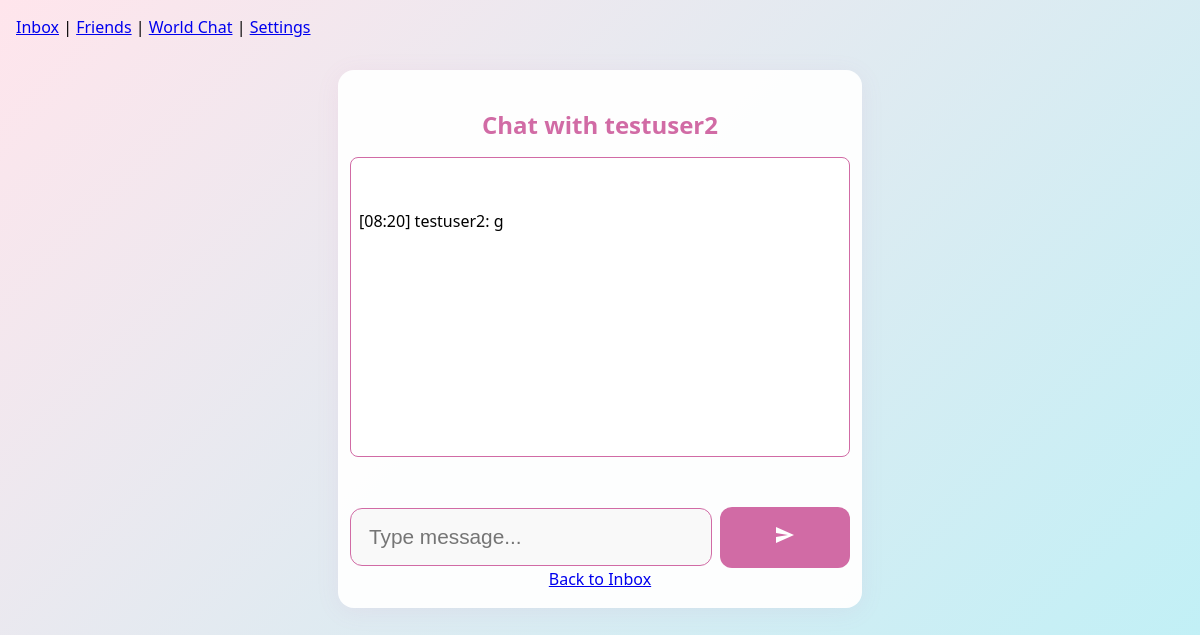
/dm/testuser2 (signed in), run on an earlier commit of the app's database.
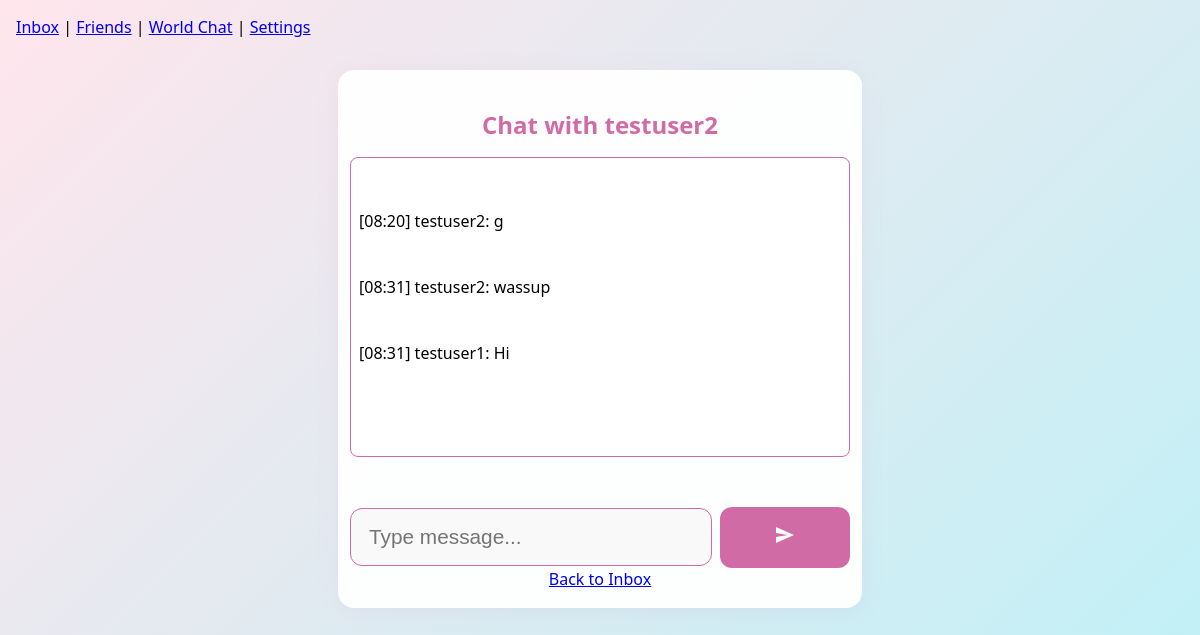
And on a later commit of the database.
### tables this page shows
CREATE TABLE dm_messages (
            id INTEGER PRIMARY KEY AUTOINCREMENT,
            room_id TEXT NOT NULL,
            username TEXT NOT NULL,
            msg TEXT NOT NULL,
            timestamp TEXT NOT NULL
        );

### app.py (the view)
@app.route('/dm/<friend_username>')
def dm(friend_username):
    if 'username' not in session:
        return redirect(url_for('login'))
    username = session['username']
    conn = get_db_connection()
    user = conn.execute('SELECT id FROM users WHERE username = ?', (username,)).fetchone()
    friend = conn.execute('SELECT id FROM users WHERE username = ?', (friend_username,)).fetchone()
    is_friend = False
    if user and friend:
        is_friend = conn.execute(
            'SELECT 1 FROM friends WHERE user_id = ? AND friend_id = ?', (user['id'], friend['id'])
        ).fetchone() is not None
    room_id = "_".join(sorted([username, friend_username]))
    messages = conn.execute(
        'SELECT username, msg, timestamp FROM dm_messages WHERE room_id = ? ORDER BY id ASC LIMIT 50', (room_id,)
    ).fetchall()
    conn.close()
    if not is_friend:
        return "Not friends!", 403
    return render_template('chat_dm.html', username=username, friend_username=friend_username, room_id=room_id, messages=messages)

### app.py (called while the page is built)
def get_db_connection():
    conn = sqlite3.connect('chat.db')
    conn.row_factory = sqlite3.Row
    return conn

### templates/chat_dm.html (shortened to what this page needs)
<!DOCTYPE html>
<html>
<head>
  <link rel="stylesheet" href="{{ url_for('static', filename='style.css') }}">
</head>
<body>
  {% include 'navbar.html' %}
  <div class="chat-container">
    <h2 style="text-align:right; color:#d16ba5;">Chat with {{ friend_username }}</h2>
    <div id="dm-box">
      {% for m in messages %}
        <div>[{{ m['timestamp'] }}] {{ m['username'] }}: {{ m['msg'] }}</div>
      {% endfor %}
    </div>
    <form id="dm-form">
      <input id="dm-input" placeholder="Type message..." required>
      <button type="submit" aria-label="Send">
        <svg width="24" height="24" viewBox="0 0 24 24" fill="none">
          <path d="M3 20L21 12L3 4V10L15 12L3 14V20Z" fill="currentColor"/>
        </svg>
      </button>
    </form>
    <a href="/inbox">Back to Inbox</a>
  </div>
</body>
</html>

### templates/navbar.html
<nav style="margin-bottom: 12px;">
  <a href="/inbox">Inbox</a> |
  <a href="/friends">Friends</a> |
  <a href="/chat">World Chat</a> |
  <a href="/settings">Settings</a>
</nav>

### static/style.css (style rules this page uses)
body { font-family: 'Segoe UI', Arial, sans-serif; background: linear-gradient(135deg, #ffe5ec 0%, #c1f0f6 100%); margin: 0; padding: 16px; }
h2 { text-align: center; color: #d16ba5; margin-bottom: 16px; }
.chat-container { max-width: 500px; width: 100%; margin: 32px auto; background: rgba(255,255,255,0.95); border-radius: 16px; box-shadow: 0 4px 24px rgba(209,107,165,0.08); padding: 18px 12px; display: flex; flex-direction: column; align-items: center; }
#chat-box, #dm-box { background: #fff; border: 1px solid #d16ba5; border-radius: 8px; height: 300px; overflow-y: scroll; overflow-x: hidden; padding: 8px; margin-bottom: 10px; font-size: 1rem; white-space: pre-line; word-break: break-word; width: 100%; box-sizing: border-box; }
#chat-form, #dm-form { display: flex; gap: 8px; width: 100%; max-width: 500px; margin: 0 auto; justify-content: center; align-items: center; }
#message-input, #dm-input { flex: 1; min-width: 0; padding: 16px 18px; border: 1px solid #d16ba5; border-radius: 12px; font-size: 1.3rem; background: #f9f9f9; box-sizing: border-box; margin: 0; }
button[type="submit"], #dm-form button { background: #d16ba5; color: #fff; border: none; border-radius: 12px; padding: 16px 0; font-size: 1.3rem; cursor: pointer; transition: background 0.2s; width: 130px; font-weight: bold; margin: 0; }

What changed in the data, as far as the page shows it:
added dm_messages: timestamp "08:31", username "testuser2", msg "wassup"
added dm_messages: timestamp "08:31", username "testuser1", msg "Hi"
